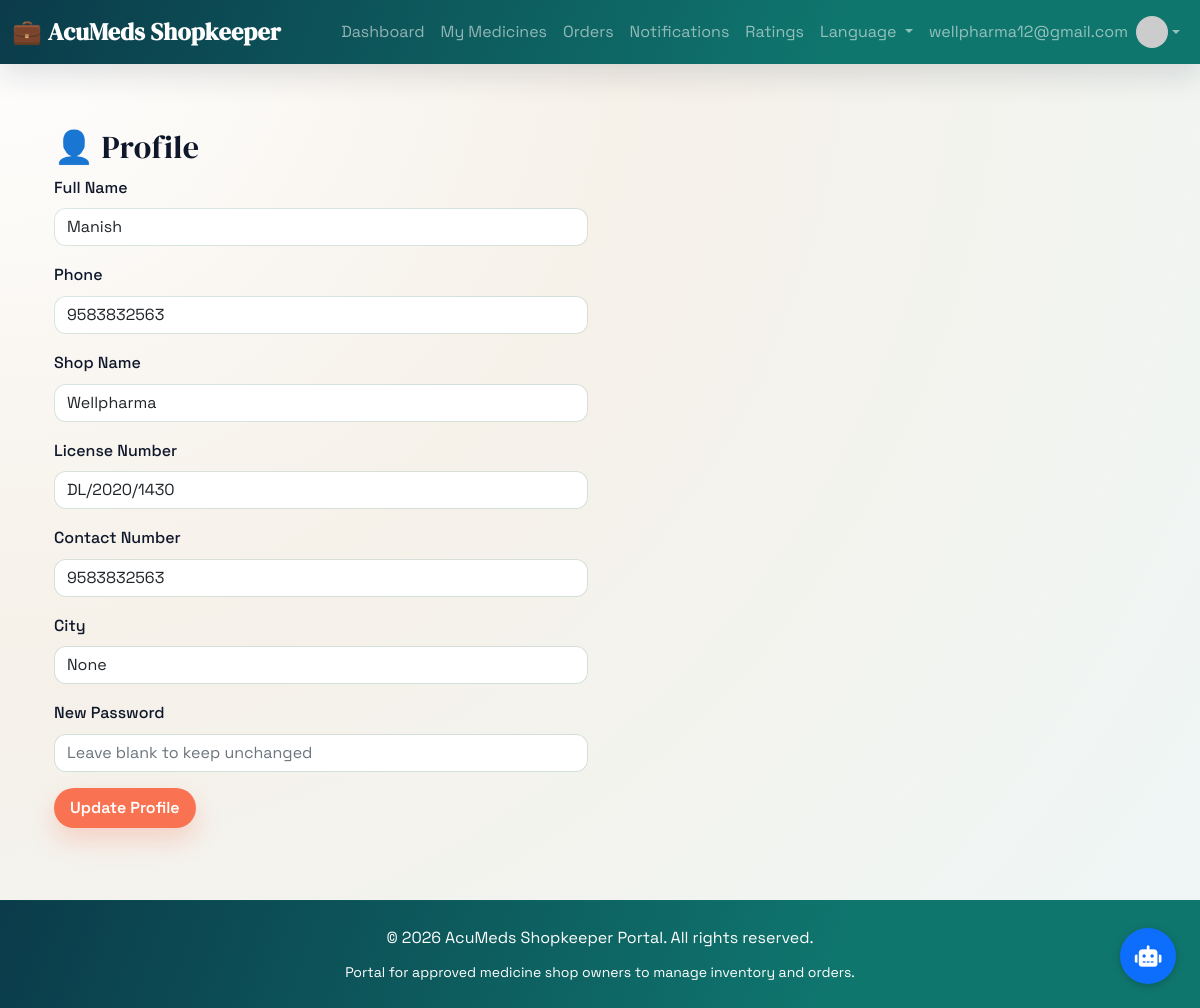
Screenshot of /profile (signed in) with the database file from the repository.
### app/models.py (models this page shows, shortened)
class User(UserMixin, db.Model):
    __tablename__ = 'users'
    id = db.Column(db.Integer, primary_key=True)
    username = db.Column(db.String(80), unique=True, nullable=False)
    email = db.Column(db.String(120), unique=True, nullable=False)
    password_hash = db.Column(db.String(255), nullable=False)
    full_name = db.Column(db.String(120), nullable=False)
    phone = db.Column(db.String(20))
    address = db.Column(db.Text)
    city = db.Column(db.String(80))
    created_at = db.Column(db.DateTime, default=datetime.utcnow)
    shopkeeper = db.relationship('Shopkeeper', backref='user', uselist=False, cascade='all, delete-orphan')
    ratings = db.relationship('MedicineRating', backref='user', lazy=True, cascade='all, delete-orphan')

class Shopkeeper(db.Model):
    __tablename__ = 'shopkeepers'
    id = db.Column(db.Integer, primary_key=True)
    user_id = db.Column(db.Integer, db.ForeignKey('users.id'), nullable=False, unique=True)
    shop_name = db.Column(db.String(120), nullable=False)
    license_number = db.Column(db.String(80), nullable=False)
    license_document = db.Column(db.String(255))
    contact_number = db.Column(db.String(20), nullable=False)
    city = db.Column(db.String(80))
    verified = db.Column(db.Boolean, default=False)  # Admin verification status
    verified_at = db.Column(db.DateTime, nullable=True)
    verification_notes = db.Column(db.Text)
    created_at = db.Column(db.DateTime, default=datetime.utcnow)
    medicines = db.relationship('Medicine', backref='shopkeeper', lazy=True, cascade='all, delete-orphan')

### app/routes.py (the view, shortened to what this page needs)
@dashboard_bp.route('/profile', methods=['GET', 'POST'])
@login_required
def profile():
    shopkeeper = Shopkeeper.query.filter_by(user_id=current_user.id).first()
    if not shopkeeper:
        flash('Shopkeeper profile not found.', 'danger')
        return redirect(url_for('dashboard.index'))
    return render_template('dashboard/profile.html', shopkeeper=shopkeeper, user=current_user)

### app/localization.py (called while the page is built)
def get_current_language():
    saved_language = session.get('language')
    if saved_language:
        return normalize_language(saved_language)
    accept_languages = getattr(request, 'accept_languages', None)
    if accept_languages:
        matched = accept_languages.best_match(list(SUPPORTED_LANGUAGES.keys()))
        if matched:
            return matched
    return DEFAULT_LANGUAGE

def get_language_options():
    return [(code, label) for code, label in SUPPORTED_LANGUAGES.items()]

def translate(key, **kwargs):
    language_code = get_current_language()
    language_catalog = TRANSLATIONS.get(language_code, TRANSLATIONS[DEFAULT_LANGUAGE])
    text = language_catalog.get(key, TRANSLATIONS[DEFAULT_LANGUAGE].get(key, key))
    if kwargs:
        return text.format(**kwargs)
    return text

### templates/dashboard/profile.html (shortened to what this page needs)
{% extends "base.html" %}
{% block content %}
<div class="container mt-4">
    <h2>👤 Profile</h2>
    <form method="POST">
        <div class="row">
            <div class="col-md-6">
                <div class="mb-3">
                    <label class="form-label">Full Name</label>
                    <input type="text" class="form-control" name="full_name" value="{{ user.full_name }}">
                </div>
                <div class="mb-3">
                    <label class="form-label">Phone</label>
                    <input type="text" class="form-control" name="phone" value="{{ user.phone }}">
                </div>
                <div class="mb-3">
                    <label class="form-label">Shop Name</label>
                    <input type="text" class="form-control" name="shop_name" value="{{ shopkeeper.shop_name }}">
                </div>
                <div class="mb-3">
                    <label class="form-label">License Number</label>
                    <input type="text" class="form-control" name="license_number" value="{{ shopkeeper.license_number }}">
                </div>
                <div class="mb-3">
                    <label class="form-label">Contact Number</label>
                    <input type="text" class="form-control" name="contact_number" value="{{ shopkeeper.contact_number }}">
                </div>
                <div class="mb-3">
                    <label class="form-label">City</label>
                    <input type="text" class="form-control" name="city" value="{{ shopkeeper.city }}">
                </div>
                <div class="mb-3">
                    <label class="form-label">New Password</label>
                    <input type="password" class="form-control" name="password" placeholder="Leave blank to keep unchanged">
                </div>
                <button type="submit" class="btn btn-primary">Update Profile</button>
            </div>
        </div>
    </form>
</div>
{% endblock %}

### templates/base.html (shortened to what this page needs)
<!DOCTYPE html>
<html lang="{{ current_language or 'en' }}">
<head>
    <link href="https://cdn.jsdelivr.net/npm/bootstrap@5.1.3/dist/css/bootstrap.min.css" rel="stylesheet">
    <link rel="stylesheet" href="https://cdnjs.cloudflare.com/ajax/libs/font-awesome/5.15.4/css/all.min.css">
    <link rel="stylesheet" href="{{ url_for('static', filename='css/style.css') }}">
</head>
<body>
    <nav class="navbar navbar-expand-lg navbar-dark bg-primary">
        <div class="container-fluid">
            <a class="navbar-brand fw-bold" href="/">
                💼 {{ t('app.name') }}
            </a>
            <div class="collapse navbar-collapse" id="navbarNav">
                <ul class="navbar-nav ms-auto align-items-center">
                    {% if current_user.is_authenticated %}
                        <li class="nav-item">
                            <a class="nav-link" href="/">{{ t('nav.dashboard') }}</a>
                        </li>
                        <li class="nav-item">
                            <a class="nav-link" href="/medicines">{{ t('nav.my_medicines') }}</a>
                        </li>
                        <li class="nav-item">
                            <a class="nav-link" href="/orders">{{ t('nav.orders') }}</a>
                        </li>
                        <li class="nav-item">
                            <a class="nav-link" href="{{ url_for('dashboard.notifications') }}">
                                {{ t('nav.notifications') }}
                            </a>
                        </li>
                        <li class="nav-item">
                            <a class="nav-link" href="{{ url_for('dashboard.ratings') }}">{{ t('nav.ratings') }}</a>
                        </li>
                        <li class="nav-item dropdown">
                            <a class="nav-link dropdown-toggle" href="#" id="languageDropdown" role="button" data-bs-toggle="dropdown" aria-expanded="false">
                                {{ t('nav.language') }}
                            </a>
                        </li>
                        <li class="nav-item dropdown">
                            <a class="nav-link dropdown-toggle d-flex align-items-center" href="#" id="userDropdown" role="button" data-bs-toggle="dropdown" aria-expanded="false">
                                <span class="me-2">{{ current_user.username }}</span>
                                <img src="https://ui-avatars.com/api/?name={{ current_user.username|urlencode }}&background=0D6EFD&color=fff&rounded=true" alt="avatar" style="width:32px;height:32px;border-radius:50%;">
                            </a>
                        </li>
                    {% endif %}
                </ul>
            </div>
        </div>
    </nav>
    <main class="py-4">
        <div class="container">
            {% block content %}{% endblock %}
        </div>
    </main>
    <footer class="bg-dark text-white text-center py-4 mt-5">
        <div class="container">
            <p class="mb-2">{{ t('footer.copyright') }}</p>
            <p class="mb-0">
                <small>{{ t('footer.disclaimer') }}</small>
            </p>
        </div>
    </footer>
    <div id="ai-chatbot-widget" style="position: fixed; bottom: 24px; right: 24px; z-index: 9999;">
        <div id="ai-chatbot-toggle" style="background: #0d6efd; color: #fff; border-radius: 50%; width: 56px; height: 56px; display: flex; align-items: center; justify-content: center; cursor: pointer; box-shadow: 0 2px 8px rgba(0,0,0,0.2);">
            <i class="fas fa-robot fa-lg"></i>
        </div>
    </div>
</body>
</html>

### static/css/style.css (style rules this page uses)
:root { --ink: #0f172a; --primary-color: #0f766e; --secondary-color: #0b3b4a; --accent-color: #f97352; --success-color: #0f766e; --danger-color: #dc2626; --warning-color: #f97316; --info-color: #0891b2; --surface-color: rgba(255, 255, 255, 0.96); --border-color: rgba(15, 118, 110, 0.14); --shadow-color: rgba(15, 23, 42, 0.12); }
* { margin: 0; padding: 0; box-sizing: border-box; }
body { font-family: 'Space Grotesk', sans-serif; line-height: 1.6; color: var(--ink); background: radial-gradient(circle at top left, #ffffff 0%, #f6f1e9 40%, #eef6f6 100%); }
h1, h2, h3, h4, .navbar-brand { font-family: 'DM Serif Display', serif; letter-spacing: 0.3px; }
.navbar { background: linear-gradient(110deg, var(--secondary-color) 0%, var(--primary-color) 70%); box-shadow: 0 12px 30px var(--shadow-color); }
.navbar-brand { font-weight: 700; font-size: 1.5rem; }
.btn { border: none; border-radius: 999px; font-weight: 600; padding: 8px 16px; transition: all 0.3s ease; }
.btn-primary { background-color: var(--accent-color); border-color: var(--accent-color); box-shadow: 0 12px 24px rgba(249, 115, 82, 0.25); }
.form-control, .form-select { border-radius: 12px; border: 1px solid var(--border-color); }
.form-label { font-weight: 500; margin-bottom: 8px; color: var(--ink); }
footer { margin-top: 50px; border-top: 1px solid rgba(15, 118, 110, 0.12); background: linear-gradient(110deg, var(--secondary-color) 0%, var(--primary-color) 70%); color: #fff; }
.bg-primary, .bg-success { background-color: var(--primary-color) !important; }

### rows the page displays
User: username "wellpharma12@gmail.com", full_name "Manish", phone "9583832563"
Shopkeeper: shop_name "Wellpharma", license_number "DL/2020/1430", contact_number "9583832563", city "None"

### other values shown
{{ t('app.name') }} "AcuMeds Shopkeeper"
{{ t('nav.dashboard') }} "Dashboard"
{{ t('nav.my_medicines') }} "My Medicines"
{{ t('nav.orders') }} "Orders"
{{ t('nav.notifications') }} "Notifications"
{{ t('nav.ratings') }} "Ratings"
{{ t('nav.language') }} "Language"
{{ t('footer.copyright') }} "© 2026 AcuMeds Shopkeeper Portal. All rights reserved."
{{ t('footer.disclaimer') }} "Portal for approved medicine shop owners to manage inventory and orders."
